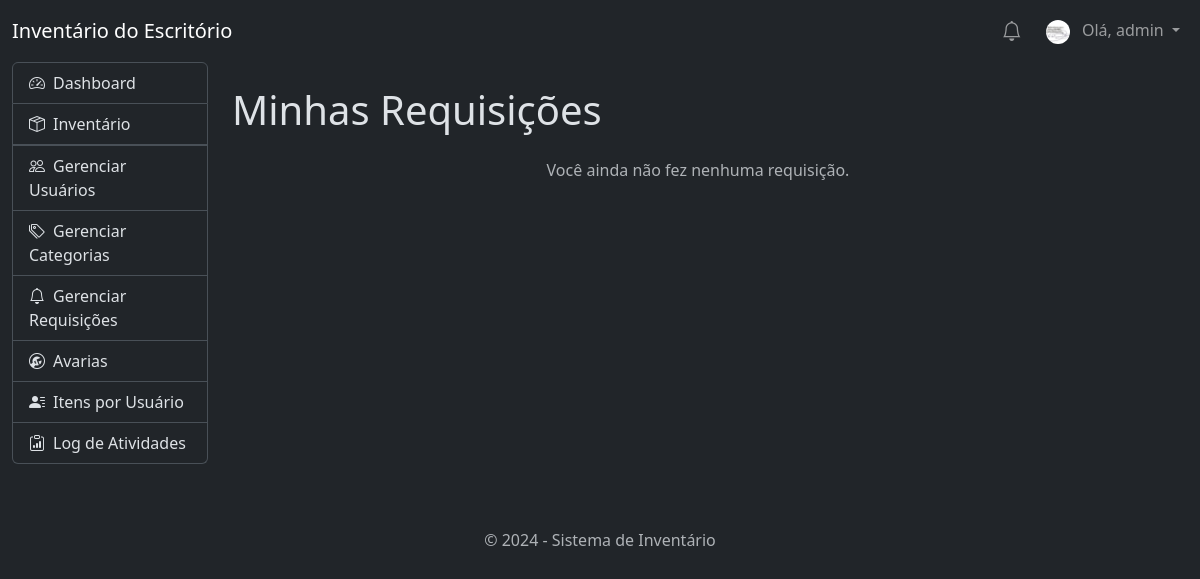
Page /my_requests (signed in) on the committed database.
### tables this page shows
CREATE TABLE users (
                id INTEGER PRIMARY KEY AUTOINCREMENT,
                username TEXT UNIQUE NOT NULL,
                password TEXT NOT NULL,
                role TEXT NOT NULL DEFAULT 'user'
            , profile_image_file TEXT);

### app.py (the view)
@app.route('/my_requests')
@login_required
def my_requests():
    db = get_db()
    requests_list = db.execute("""
        SELECT r.id, r.request_date, r.status, r.notes, r.response_notes, r.return_notes, i.name as item_name, i.status as item_condition
        FROM item_requests r JOIN items i ON r.item_id = i.id
        WHERE r.user_id = ?
        ORDER BY r.request_date DESC
    """, (g.user['id'],)).fetchall()
    return render_template('my_requests.html', requests=requests_list)

### app.py (called while the page is built)
def get_db():
    db = getattr(g, '_database', None)
    if db is None:
        db = g._database = sqlite3.connect(app.config['DATABASE'])
        db.row_factory = sqlite3.Row
    return db

@app.teardown_appcontext
def close_connection(exception):
    db = getattr(g, '_database', None)
    if db is not None:
        db.close()

@app.context_processor
def inject_categories():
    if g.user:
        db = get_db()
        categories = db.execute('SELECT DISTINCT category FROM items WHERE category IS NOT NULL AND category != "" ORDER BY category').fetchall()
        return dict(all_categories=categories)
    return dict(all_categories=[], notifications=[])

@app.context_processor
def inject_notifications():
    if g.user:
        db = get_db()
        notifications = db.execute('SELECT * FROM notifications WHERE user_id = ? AND is_read = 0 ORDER BY created_at DESC', (g.user['id'],)).fetchall()
        return dict(notifications=notifications)
    return dict(notifications=[])

@app.before_request
def load_logged_in_user():
    user_id = session.get('user_id')
    if user_id is None:
        g.user = None
    else:
        g.user = get_db().execute(
            'SELECT * FROM users WHERE id = ?', (user_id,)
        ).fetchone()

def login_required(view):
    @functools.wraps(view)
    def wrapped_view(**kwargs):
        if g.user is None:
            return redirect(url_for('login'))
        return view(**kwargs)
    return wrapped_view

### templates/my_requests.html (shortened to what this page needs)
{% extends 'base.html' %}
{% block content %}
<div class="table-container">
    <h1 class="mb-4">Minhas Requisições</h1>
    {% if requests %}
    <div class="table-responsive">
        <table class="table table-futuristic">
            <thead>
                <tr>
                    <th>Data</th>
                    <th>Item</th>
                    <th>Status</th>
                    <th>Suas Observações</th>
                    <th>Resposta / Justificativa</th>
                    <th>Ações</th>
                </tr>
            </thead>
            <tbody>
                {% for req in requests %}
                <tr>
                    <td>{{ req.request_date.split(' ')[0] }}</td>
                    <td>{{ req.item_name }}</td>
                    <td>
                        <span class="badge
                            {% if req.status == 'Aprovado' %}bg-success
                            {% elif req.status == 'Recusado' %}bg-danger
                            {% elif req.status == 'Devolvido' %}bg-info
                            {% else %}bg-warning
                            {% endif %}">
                            {{ req.status }}
                        </span>
                    </td>
                    <td>{{ req.notes or 'N/A' }}</td>
                    <td>
                        {% if req.status == 'Recusado' and req.response_notes %}
                            <span class="text-danger-emphasis">Admin: {{ req.response_notes }}</span>
                        {% elif req.status == 'Devolvido' and req.return_notes %}
                            <span class="text-info-emphasis">Você: {{ req.return_notes }}</span>
                        {% else %}
                            <span class="text-muted">--</span>
                        {% endif %}
                    </td>
                    <td>
                        {% if req.status == 'Aprovado' %}
                        <button type="button" class="btn btn-sm btn-outline-info" data-bs-toggle="modal" data-bs-target="#returnItemModal"
                                data-request-id="{{ req.id }}"
                                data-item-name="{{ req.item_name }}"
                                data-item-condition="{{ req.item_condition }}">
                            <i class="bi bi-arrow-return-left"></i> Devolver
                        </button>
                        {% else %}
                        <span class="text-muted">--</span>
                        {% endif %}
                    </td>
                </tr>
                {% endfor %}
            </tbody>
        </table>
    </div>
    {% else %}
    <p class="text-center text-muted">Você ainda não fez nenhuma requisição.</p>
    {% endif %}
</div>
                            {% set statuses = ['Muito Bom', 'Bom', 'Aceitável', 'Ruim', 'Quebrado'] %}
{% endblock %}

### templates/base.html (shortened to what this page needs)
<!doctype html>
<html lang="pt-br" data-bs-theme="dark">
<head>
    <link href="https://cdn.jsdelivr.net/npm/bootstrap@5.3.3/dist/css/bootstrap.min.css" rel="stylesheet">
    <link rel="stylesheet" href="https://cdn.jsdelivr.net/npm/bootstrap-icons@1.11.3/font/bootstrap-icons.min.css">
</head>
<body>
    <nav class="navbar navbar-expand-lg navbar-dark bg-dark">
        <div class="container-fluid">
            <a class="navbar-brand" href="{{ url_for('dashboard') }}">Inventário do Escritório</a>
            <div class="navbar-nav d-flex align-items-center">
                {% if g.user %}
                    <div class="nav-item dropdown me-2">
                        <a class="nav-link position-relative" href="#" id="navbarNotificationDropdown" role="button" data-bs-toggle="dropdown" aria-expanded="false">
                            <i class="bi bi-bell fs-5"></i>
                        </a>
                    </div>
                    <div class="nav-item dropdown">
                        <a class="nav-link dropdown-toggle" href="#" id="navbarUserDropdown" role="button" data-bs-toggle="dropdown" aria-expanded="false">
                            {% if g.user.profile_image_file %}
                                <img src="{{ url_for('profile_pic', filename=g.user.profile_image_file) }}" alt="Foto de Perfil" class="rounded-circle me-2" style="width: 24px; height: 24px; object-fit: cover;">
                            {% else %}
                                <i class="bi bi-person-circle me-2"></i>
                            {% endif %}
                            Olá, {{ g.user['username'] }}
                        </a>
                    </div>
                {% else %}
                    <a class="nav-link" href="{{ url_for('login') }}">Login</a>
                    <a class="nav-link" href="{{ url_for('register') }}">Registrar</a>
                {% endif %}
            </div>
        </div>
    </nav>
    <div class="container-fluid">
        <div class="row g-0">
            <aside class="col-md-3 col-lg-2">
                <div class="list-group">
                    <a href="{{ url_for('dashboard') }}" class="list-group-item list-group-item-action {% if request.endpoint == 'dashboard' %}active{% endif %}">
                        <i class="bi bi-speedometer2 me-2"></i>Dashboard
                    </a>
                    {% set inventory_active = request.endpoint in ['index', 'add', 'edit'] %}
                    <a href="#inventory-submenu" data-bs-toggle="collapse" class="list-group-item list-group-item-action {% if inventory_active %}active{% endif %}" aria-expanded="{{ 'true' if inventory_active else 'false' }}">
                        <i class="bi bi-box-seam me-2"></i>Inventário
                    </a>
                    {% if g.user['role'] == 'admin' %}
                        <a href="{{ url_for('manage_users') }}" class="list-group-item list-group-item-action {% if request.endpoint == 'manage_users' %}active{% endif %}">
                            <i class="bi bi-people me-2"></i>Gerenciar Usuários
                        </a>
                        <a href="{{ url_for('manage_categories') }}" class="list-group-item list-group-item-action {% if request.endpoint == 'manage_categories' %}active{% endif %}">
                            <i class="bi bi-tags me-2"></i>Gerenciar Categorias
                        </a>
                        <a href="{{ url_for('manage_requests') }}" class="list-group-item list-group-item-action {% if request.endpoint == 'manage_requests' %}active{% endif %}">
                            <i class="bi bi-bell me-2"></i>Gerenciar Requisições
                        </a>
                        <a href="{{ url_for('broken_items') }}" class="list-group-item list-group-item-action {% if request.endpoint == 'broken_items' %}active{% endif %}">
                            <i class="bi bi-wrench-adjustable-circle me-2"></i>Avarias
                        </a>
                        <a href="{{ url_for('user_assets') }}" class="list-group-item list-group-item-action {% if request.endpoint == 'user_assets' %}active{% endif %}">
                            <i class="bi bi-person-lines-fill me-2"></i>Itens por Usuário
                        </a>
                        <a href="{{ url_for('logs') }}" class="list-group-item list-group-item-action {% if request.endpoint == 'logs' %}active{% endif %}">
                            <i class="bi bi-clipboard-data me-2"></i>Log de Atividades
                        </a>
                    {% endif %}
                </div>
            </aside>
            <main class="col-md-9 col-lg-10 p-4">
                {% block content %}
                {% endblock %}
            </main>
        </div>
    </div>
    <div class="container-fluid">
        <footer class="text-center text-muted mt-5 py-3">
            <p class="mb-0">&copy; 2024 - Sistema de Inventário</p>
        </footer>
    </div>
</body>
</html>

### rows in the picture
users: profile_image_file (picture), user.username "admin"
